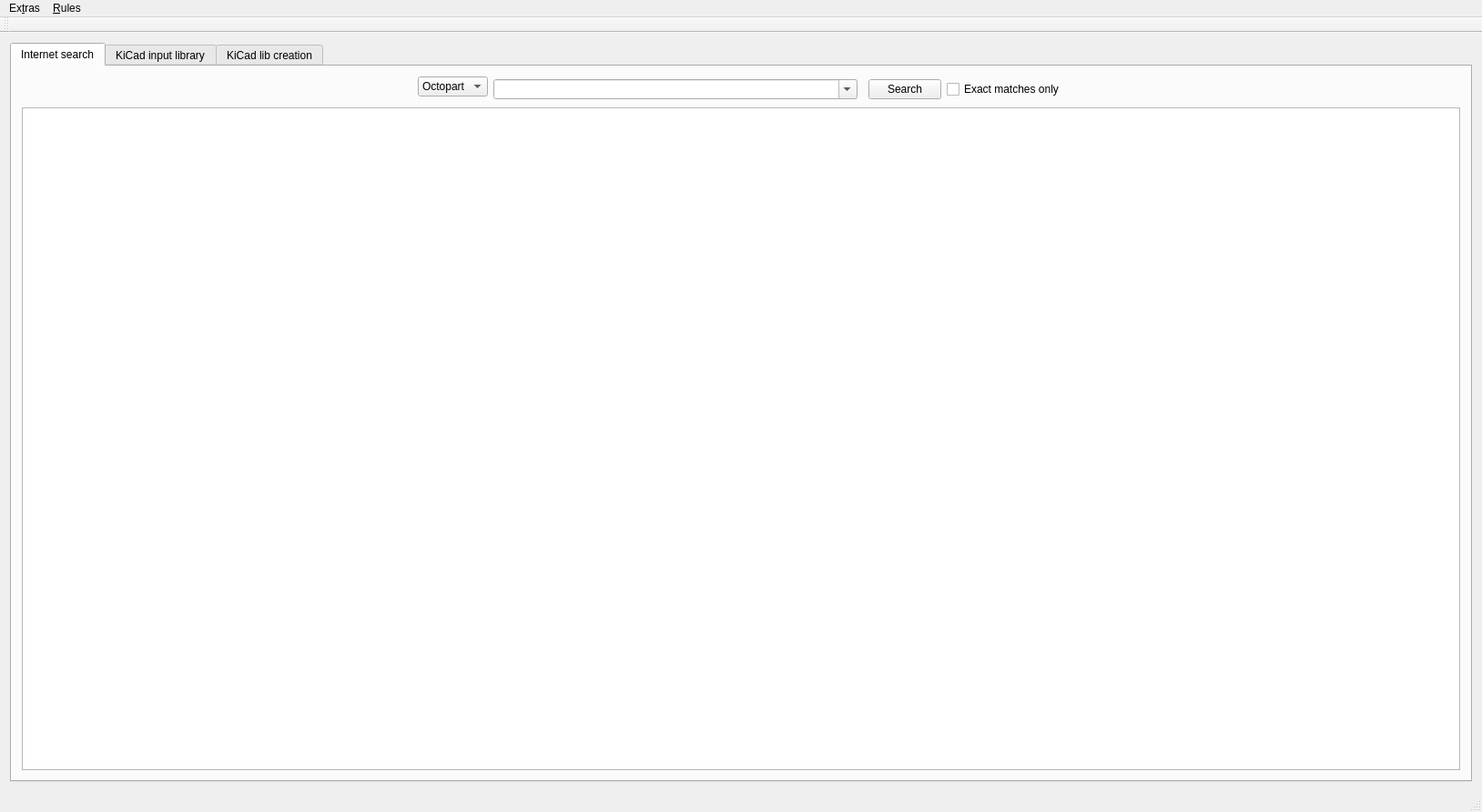
<?xml version="1.0" encoding="UTF-8"?>
<ui version="4.0">
 <class>MainWindow</class>
 <widget class="QMainWindow" name="MainWindow">
  <property name="geometry">
   <rect>
    <x>0</x>
    <y>0</y>
    <width>1628</width>
    <height>892</height>
   </rect>
  </property>
  <property name="windowTitle">
   <string>kicadLibCreator</string>
  </property>
  <widget class="QWidget" name="centralWidget">
   <layout class="QGridLayout" name="gridLayout_3">
    <item row="0" column="0">
     <widget class="QTabWidget" name="tabWidget">
      <property name="currentIndex">
       <number>0</number>
      </property>
      <widget class="QWidget" name="tab">
       <attribute name="title">
        <string>Internet search</string>
       </attribute>
       <layout class="QGridLayout" name="gridLayout_2">
        <item row="0" column="6">
         <spacer name="horizontalSpacer_2">
          <property name="orientation">
           <enum>Qt::Orientation::Horizontal</enum>
          </property>
          <property name="sizeHint" stdset="0">
           <size>
            <width>40</width>
            <height>20</height>
           </size>
          </property>
         </spacer>
        </item>
        <item row="0" column="4" rowspan="2">
         <widget class="QPushButton" name="pushButton">
          <property name="text">
           <string>Search</string>
          </property>
         </widget>
        </item>
        <item row="0" column="2" rowspan="2">
         <widget class="QComboBox" name="comboBox">
          <property name="minimumSize">
           <size>
            <width>400</width>
            <height>0</height>
           </size>
          </property>
          <property name="editable">
           <bool>true</bool>
          </property>
         </widget>
        </item>
        <item row="2" column="0" colspan="7">
         <widget class="QTableWidget" name="tableOctopartResult"/>
        </item>
        <item row="0" column="0">
         <spacer name="horizontalSpacer">
          <property name="orientation">
           <enum>Qt::Orientation::Horizontal</enum>
          </property>
          <property name="sizeHint" stdset="0">
           <size>
            <width>40</width>
            <height>20</height>
           </size>
          </property>
         </spacer>
        </item>
        <item row="0" column="5" rowspan="2">
         <widget class="QCheckBox" name="cbtn_exact_match">
          <property name="text">
           <string>Exact matches only</string>
          </property>
         </widget>
        </item>
        <item row="0" column="1">
         <widget class="QComboBox" name="cmb_search_supplier">
          <item>
           <property name="text">
            <string>Octopart</string>
           </property>
          </item>
          <item>
           <property name="text">
            <string>Digikey</string>
           </property>
          </item>
         </widget>
        </item>
       </layout>
      </widget>
      <widget class="QWidget" name="tab_2">
       <attribute name="title">
        <string>KiCad input library</string>
       </attribute>
       <layout class="QVBoxLayout" name="verticalLayout_5">
        <item>
         <widget class="QScrollArea" name="scrollQuickLink">
          <property name="maximumSize">
           <size>
            <width>16777215</width>
            <height>120</height>
           </size>
          </property>
          <property name="widgetResizable">
           <bool>true</bool>
          </property>
          <widget class="QWidget" name="scrollAreaWidgetContents">
           <property name="geometry">
            <rect>
             <x>0</x>
             <y>0</y>
             <width>1586</width>
             <height>118</height>
            </rect>
           </property>
           <property name="maximumSize">
            <size>
             <width>16777215</width>
             <height>16777215</height>
            </size>
           </property>
           <layout class="QVBoxLayout" name="verticalLayout">
            <item>
             <widget class="QWidget" name="widget" native="true">
              <layout class="QVBoxLayout" name="verticalLayout_4">
               <item>
                <layout class="QVBoxLayout" name="verticalLayout_3"/>
               </item>
              </layout>
             </widget>
            </item>
           </layout>
          </widget>
         </widget>
        </item>
        <item>
         <widget class="QLabel" name="lbl_sourceOctopart">
          <property name="maximumSize">
           <size>
            <width>16777215</width>
            <height>20</height>
           </size>
          </property>
          <property name="font">
           <font>
            <bold>true</bold>
           </font>
          </property>
          <property name="text">
           <string>Selected Octopart MPN:</string>
          </property>
         </widget>
        </item>
        <item>
         <widget class="QFrame" name="frame">
          <property name="frameShape">
           <enum>QFrame::Shape::NoFrame</enum>
          </property>
          <property name="frameShadow">
           <enum>QFrame::Shadow::Raised</enum>
          </property>
          <layout class="QGridLayout" name="gridLayout">
           <item row="0" column="0">
            <widget class="QSplitter" name="splitter">
             <property name="frameShadow">
              <enum>QFrame::Shadow::Sunken</enum>
             </property>
             <property name="lineWidth">
              <number>2</number>
             </property>
             <property name="orientation">
              <enum>Qt::Orientation::Horizontal</enum>
             </property>
             <widget class="QFrame" name="frame_3">
              <property name="sizePolicy">
               <sizepolicy hsizetype="MinimumExpanding" vsizetype="Preferred">
                <horstretch>0</horstretch>
                <verstretch>0</verstretch>
               </sizepolicy>
              </property>
              <property name="maximumSize">
               <size>
                <width>500</width>
                <height>16777215</height>
               </size>
              </property>
              <property name="frameShape">
               <enum>QFrame::Shape::StyledPanel</enum>
              </property>
              <property name="frameShadow">
               <enum>QFrame::Shadow::Raised</enum>
              </property>
              <layout class="QVBoxLayout" name="verticalLayout_7">
               <item>
                <widget class="QLabel" name="label">
                 <property name="text">
                  <string>Library</string>
                 </property>
                </widget>
               </item>
               <item>
                <widget class="QListWidget" name="list_input_libraries"/>
               </item>
              </layout>
             </widget>
             <widget class="QFrame" name="frame_2">
              <property name="sizePolicy">
               <sizepolicy hsizetype="Minimum" vsizetype="Preferred">
                <horstretch>0</horstretch>
                <verstretch>0</verstretch>
               </sizepolicy>
              </property>
              <property name="maximumSize">
               <size>
                <width>500</width>
                <height>16777215</height>
               </size>
              </property>
              <property name="frameShape">
               <enum>QFrame::Shape::StyledPanel</enum>
              </property>
              <property name="frameShadow">
               <enum>QFrame::Shadow::Raised</enum>
              </property>
              <layout class="QVBoxLayout" name="verticalLayout_2">
               <item>
                <widget class="QLabel" name="label_2">
                 <property name="sizePolicy">
                  <sizepolicy hsizetype="Minimum" vsizetype="Preferred">
                   <horstretch>0</horstretch>
                   <verstretch>0</verstretch>
                  </sizepolicy>
                 </property>
                 <property name="text">
                  <string>Devices</string>
                 </property>
                </widget>
               </item>
               <item>
                <widget class="QListWidget" name="list_input_devices">
                 <property name="sizePolicy">
                  <sizepolicy hsizetype="Minimum" vsizetype="Expanding">
                   <horstretch>0</horstretch>
                   <verstretch>0</verstretch>
                  </sizepolicy>
                 </property>
                 <property name="maximumSize">
                  <size>
                   <width>16777215</width>
                   <height>16777215</height>
                  </size>
                 </property>
                </widget>
               </item>
              </layout>
             </widget>
             <widget class="QScrollArea" name="paintScrollArea">
              <property name="minimumSize">
               <size>
                <width>400</width>
                <height>0</height>
               </size>
              </property>
              <property name="widgetResizable">
               <bool>true</bool>
              </property>
              <widget class="QWidget" name="scrollAreaWidgetContents_2">
               <property name="geometry">
                <rect>
                 <x>0</x>
                 <y>0</y>
                 <width>560</width>
                 <height>592</height>
                </rect>
               </property>
               <layout class="QGridLayout" name="gridLayout_5">
                <item row="0" column="0">
                 <layout class="QGridLayout" name="scrollAreaLayout"/>
                </item>
               </layout>
              </widget>
             </widget>
            </widget>
           </item>
          </layout>
         </widget>
        </item>
       </layout>
      </widget>
      <widget class="QWidget" name="tab_3">
       <attribute name="title">
        <string>KiCad lib creation</string>
       </attribute>
       <layout class="QGridLayout" name="gridLayout_4">
        <item row="14" column="2" colspan="4">
         <widget class="QComboBox" name="cmb_targetLibrary">
          <property name="editable">
           <bool>true</bool>
          </property>
         </widget>
        </item>
        <item row="1" column="5">
         <widget class="QPushButton" name="btn_editRule">
          <property name="text">
           <string>Edit</string>
          </property>
         </widget>
        </item>
        <item row="11" column="2">
         <widget class="QLineEdit" name="edt_targetDescription"/>
        </item>
        <item row="8" column="0">
         <widget class="QLabel" name="label_9">
          <property name="text">
           <string>F5 (mpn)</string>
          </property>
         </widget>
        </item>
        <item row="12" column="2">
         <spacer name="verticalSpacer">
          <property name="orientation">
           <enum>Qt::Orientation::Vertical</enum>
          </property>
          <property name="sizeHint" stdset="0">
           <size>
            <width>20</width>
            <height>40</height>
           </size>
          </property>
         </spacer>
        </item>
        <item row="7" column="0">
         <widget class="QLabel" name="label_5">
          <property name="text">
           <string>F4 (ID)</string>
          </property>
         </widget>
        </item>
        <item row="2" column="0">
         <widget class="QLabel" name="label_6">
          <property name="text">
           <string>F0 (Designator)</string>
          </property>
         </widget>
        </item>
        <item row="8" column="2">
         <widget class="QLineEdit" name="edt_targetMPN"/>
        </item>
        <item row="4" column="0">
         <widget class="QLabel" name="label_7">
          <property name="text">
           <string>F2 (Footprint)</string>
          </property>
         </widget>
        </item>
        <item row="13" column="2">
         <widget class="QLabel" name="label_10">
          <property name="text">
           <string>Library:</string>
          </property>
         </widget>
        </item>
        <item row="7" column="2">
         <widget class="QLineEdit" name="edt_targetID">
          <property name="readOnly">
           <bool>true</bool>
          </property>
         </widget>
        </item>
        <item row="9" column="0">
         <widget class="QLabel" name="label_4">
          <property name="text">
           <string>F6 (manufacturer)</string>
          </property>
         </widget>
        </item>
        <item row="6" column="2">
         <widget class="QLineEdit" name="edt_targetDatasheet">
          <property name="readOnly">
           <bool>false</bool>
          </property>
         </widget>
        </item>
        <item row="10" column="0">
         <widget class="QLabel" name="label_11">
          <property name="text">
           <string>F7 (Display value)</string>
          </property>
         </widget>
        </item>
        <item row="10" column="2">
         <widget class="QLineEdit" name="edt_targetDisplayValue"/>
        </item>
        <item row="3" column="2">
         <widget class="QLineEdit" name="edt_targetName"/>
        </item>
        <item row="4" column="2">
         <widget class="QComboBox" name="cmb_targetFootprint">
          <property name="editable">
           <bool>true</bool>
          </property>
         </widget>
        </item>
        <item row="3" column="0">
         <widget class="QLabel" name="label_8">
          <property name="text">
           <string>Def/F1 (name/value)</string>
          </property>
         </widget>
        </item>
        <item row="9" column="2">
         <widget class="QLineEdit" name="edt_targetManufacturer"/>
        </item>
        <item row="11" column="0">
         <widget class="QLabel" name="label_12">
          <property name="text">
           <string>Description</string>
          </property>
         </widget>
        </item>
        <item row="1" column="4">
         <widget class="QPushButton" name="btn_applyRule">
          <property name="text">
           <string>Apply</string>
          </property>
         </widget>
        </item>
        <item row="15" column="4" colspan="2">
         <widget class="QPushButton" name="btnCreatePart">
          <property name="text">
           <string>Create</string>
          </property>
         </widget>
        </item>
        <item row="6" column="0">
         <widget class="QLabel" name="label_3">
          <property name="text">
           <string>F3 (datasheet)</string>
          </property>
         </widget>
        </item>
        <item row="0" column="0">
         <widget class="QLabel" name="label_14">
          <property name="text">
           <string>Source symbol:</string>
          </property>
         </widget>
        </item>
        <item row="4" column="3" colspan="2">
         <widget class="QLabel" name="lbl_targetFootprint">
          <property name="text">
           <string>0402</string>
          </property>
         </widget>
        </item>
        <item row="2" column="2">
         <widget class="QLineEdit" name="edt_targetDesignator"/>
        </item>
        <item row="1" column="0">
         <widget class="QLabel" name="label_13">
          <property name="text">
           <string>Rule:</string>
          </property>
         </widget>
        </item>
        <item row="1" column="2" colspan="2">
         <widget class="QComboBox" name="cmb_targetRuleName">
          <property name="editable">
           <bool>true</bool>
          </property>
         </widget>
        </item>
        <item row="0" column="2">
         <widget class="QLabel" name="lblSourceDevice">
          <property name="font">
           <font>
            <bold>true</bold>
           </font>
          </property>
          <property name="text">
           <string/>
          </property>
         </widget>
        </item>
        <item row="6" column="4" colspan="2">
         <widget class="QPushButton" name="pushButton_3">
          <property name="text">
           <string>Download and show</string>
          </property>
         </widget>
        </item>
        <item row="8" column="4">
         <widget class="QLabel" name="lbl_productlink">
          <property name="text">
           <string>TextLabel</string>
          </property>
         </widget>
        </item>
       </layout>
      </widget>
     </widget>
    </item>
   </layout>
  </widget>
  <widget class="QMenuBar" name="menuBar">
   <property name="geometry">
    <rect>
     <x>0</x>
     <y>0</y>
     <width>1628</width>
     <height>22</height>
    </rect>
   </property>
   <widget class="QMenu" name="menuExtras">
    <property name="title">
     <string>Ex&amp;tras</string>
    </property>
    <addaction name="actionOptions"/>
    <addaction name="actionDesign_settings"/>
   </widget>
   <widget class="QMenu" name="menuRules">
    <property name="title">
     <string>&amp;Rules</string>
    </property>
    <addaction name="actionEdit"/>
   </widget>
   <addaction name="menuExtras"/>
   <addaction name="menuRules"/>
  </widget>
  <widget class="QToolBar" name="mainToolBar">
   <attribute name="toolBarArea">
    <enum>TopToolBarArea</enum>
   </attribute>
   <attribute name="toolBarBreak">
    <bool>false</bool>
   </attribute>
  </widget>
  <widget class="QStatusBar" name="statusBar"/>
  <action name="actionOptions">
   <property name="text">
    <string>&amp;Settings</string>
   </property>
  </action>
  <action name="actionEdit">
   <property name="text">
    <string>&amp;Edit</string>
   </property>
  </action>
  <action name="actionDesign_settings">
   <property name="text">
    <string>&amp;Design settings</string>
   </property>
  </action>
 </widget>
 <layoutdefault spacing="6" margin="11"/>
 <resources/>
 <connections/>
</ui>
